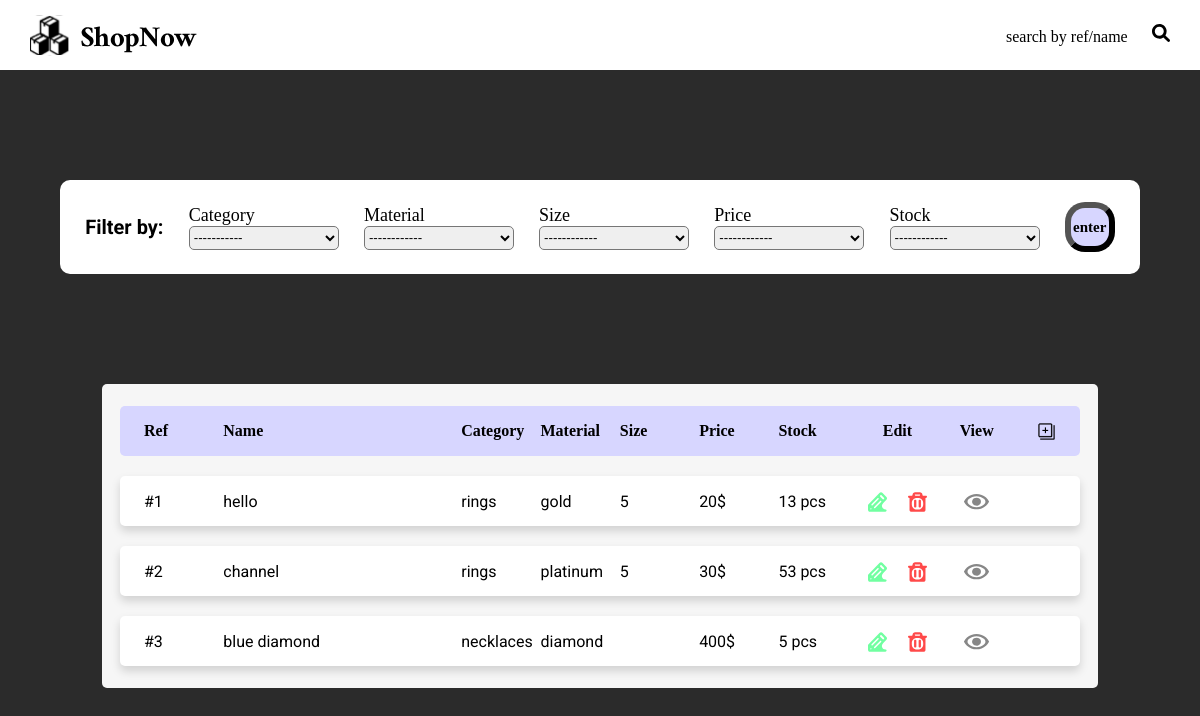
The page / on the database its author committed.
### tables this page shows
CREATE TABLE `shopnowdb` (
  `Ref` int(10) NOT NULL,
  `Name` varchar(100) NOT NULL,
  `Category` enum('','rings','bracelets','necklaces') NOT NULL,
  `Material` enum('------------','silver','gold','platinum','diamond') NOT NULL,
  `Size` enum('------------','4','5','7') NOT NULL,
  `Price` int(20) NOT NULL,
  `Stock` int(10) NOT NULL,
  `img` varchar(100) NOT NULL
);

### index.php (the view, shortened to what this page needs)
<?php
    include_once 'includes/dbhandler.php';
?>
<?php
    $display_all_products = "SELECT * FROM shopnowdb;";
    $result = mysqli_query($conn, $display_all_products);
?>
<!DOCTYPE html>
<html lang="en">
<head>
    <link rel="stylesheet" href="style.css">
</head>
<body style="background-color: rgb(43, 43, 43);">
    <section class="navbar">
        <img class="logo" src="./icons/logo.svg" alt="">
        <div class="searching">
            <form action="">
                <input id="search-input" style="outline:none;"  placeholder="search by ref/name"></input>
                <label for="search-input">
                    <img id="magnifying-glass" src="icons/magnifying-glass-solid.svg" alt="">
                </label>
            </form>
        </div>
    </section>
    <form class="form-filter">
        <div class="filter">
            <p class="filter-text">Filter by:</p>
            <div class="justify-filter">
                <label for="Category">Category</label>
                <select name="Category" id="Category" >
                    <option value="nothing">-----------</option>
                </select>
            </div>
            <div class="justify-filter">
                <label for="Material">Material</label>
                <select name="Material" id="Material" >
                    <option value="nothing">------------</option>
                </select>
            </div>
            <div class="justify-filter">
                <label for="Size">Size</label>
                <select name="Size" id="Size" >
                    <option value="nothing">------------</option>
                </select>
            </div>
            <div class="justify-filter">
                <label for="Price">Price</label>
                <select name="Price" id="Price" >
                    <option value="nothing">------------</option>
                </select>
            </div>
            <div class="justify-filter">
                <label for="Stock">Stock</label>
                <select name="Stock" id="Stock">
                    <option value="nothing">------------</option>
                </select>
            </div>
            <button class="filter-button" type="submit">enter</button>
        </div>
    </form>
    <section style="display: flex; justify-content: center;margin-block: 110px;">
        <div class="products-container">
            <div class="products-infos">
                <p>Ref</p>
                <p>Name</p>
                <p class="removable">Category</p>
                <p class="removable">Material</p>
                <p class="removable">Size</p>
                <p class="removable">Price</p>
                <p class="removable">Stock</p>
                <p style="justify-self: center;">Edit</p>
                <p style="justify-self: center;">View</p>
                <img class="add" style="width: 19px; justify-self: end;" src="./icons/bouton-ajouter.png" alt="">
            </div>
            <?php while($product = mysqli_fetch_assoc($result)):?>
            <div class="products">
                <p>#<?= $product['Ref'] ?></p>
                <p class="p-name"><?= $product['Name'] ?></p>
                <p class="removable"><?= $product['Category'] ?></p>
                <p class="removable"><?= $product['Material'] ?></p>
                <p class="removable"><?= $product['Size'] ?></p>
                <p class="removable"><?= $product['Price'] ?>$</p>
                <p class="removable"><?= $product['Stock'] ?> pcs</p>
                <img class="edit" src="./icons/edit.svg" alt="">
                <img class="delete" src="./icons/delete.svg" alt="">
                <img class="view" src="./icons/view.svg"
                data-ref="<?= $product['Ref'] ?>"
                data-name="<?= $product['Name'] ?>"
                data-category="<?= $product['Category'] ?>"
                data-material="<?= $product['Material'] ?>"
                data-size="<?= $product['Size'] ?>"
                data-price="<?= $product['Price'] ?>"
                data-stock="<?= $product['Stock'] ?>"
                alt="view item">
            </div>
            <?php endwhile;?>
        </div>
    </section>
</body>
</html>

### style.css (style rules this page uses)
body { margin: 0px; }
.navbar { display: flex; align-items: center; background-color: white; height: 70px; width: 100%; justify-content: space-between; }
.logo { height: 42px; margin-left: 30px; }
.searching { display: flex; align-items: center; margin-right: 30px; }
.searching input::placeholder { font-family: saira semicondensed; color: black; font-weight: 100; font-size: 16px; }
.searching input { border: 0px; width: 140px; }
#magnifying-glass { height :18px; }
.filter { display: flex; justify-content: space-evenly; margin-top: 110px; background-color: white; height: 94px; width: 90%; border-radius: 10px; align-items: center; }
.filter { font-family: 'Roboto', sans-serif; font-weight: 700; font-size: 20px; }
.filter label { font-family: saira semicondensed; font-size: 18px; font-weight: 400; }
.filter select { width: 150px; height: 24px; border-radius: 5px; }
.justify-filter { display: flex; flex-direction: column; }
.products-container { display: flex; flex-direction: column; background-color: #f6f6f6; border-radius: 5px; padding: 22px 18px; row-gap: 20px; width: 80%; }
.products-infos { height: 50px; padding-left: 24px; padding-right: 24px; background-color: #D7D6FF; border-radius: 5px; align-items: center; display: grid; grid-template-columns: 1fr 3fr repeat(7, 1fr) 0.5fr; font-family: saira semicondensed; font-weight: 700; font-size: 16px; }
.products { height: 50px; padding-left: 24px; padding-right: 24px; background-color: white; border-radius: 5px; align-items: center; display: grid; grid-template-columns: 1fr 3fr repeat(5, 1fr) 0.5fr 0.5fr 1fr 0.5fr; box-shadow: 0px 5px 10px rgba(0, 0, 0, 0.151); font-family: 'roboto',sans-serif; font-size: 16px; }
.products img { justify-self: center; }
.form-filter { display: flex; justify-content: center; }
.filter-button { font-family: saira semicondensed; font-size: 15px; font-weight: bold; display: flex; justify-content: center; align-items: center; border-radius: 20px; height: 50px; width: 50px; border-width: 6px; background-color: #D7D6FF; }

### rows shown on the page
shopnowdb: Ref "1", Name "hello", Category "rings", Material "gold", Size "5", Price "20", Stock "13"
shopnowdb: Ref "2", Name "channel", Category "rings", Material "platinum", Size "5", Price "30", Stock "53"
shopnowdb: Ref "3", Name "blue diamond", Category "necklaces", Material "diamond", Price "400", Stock "5"
